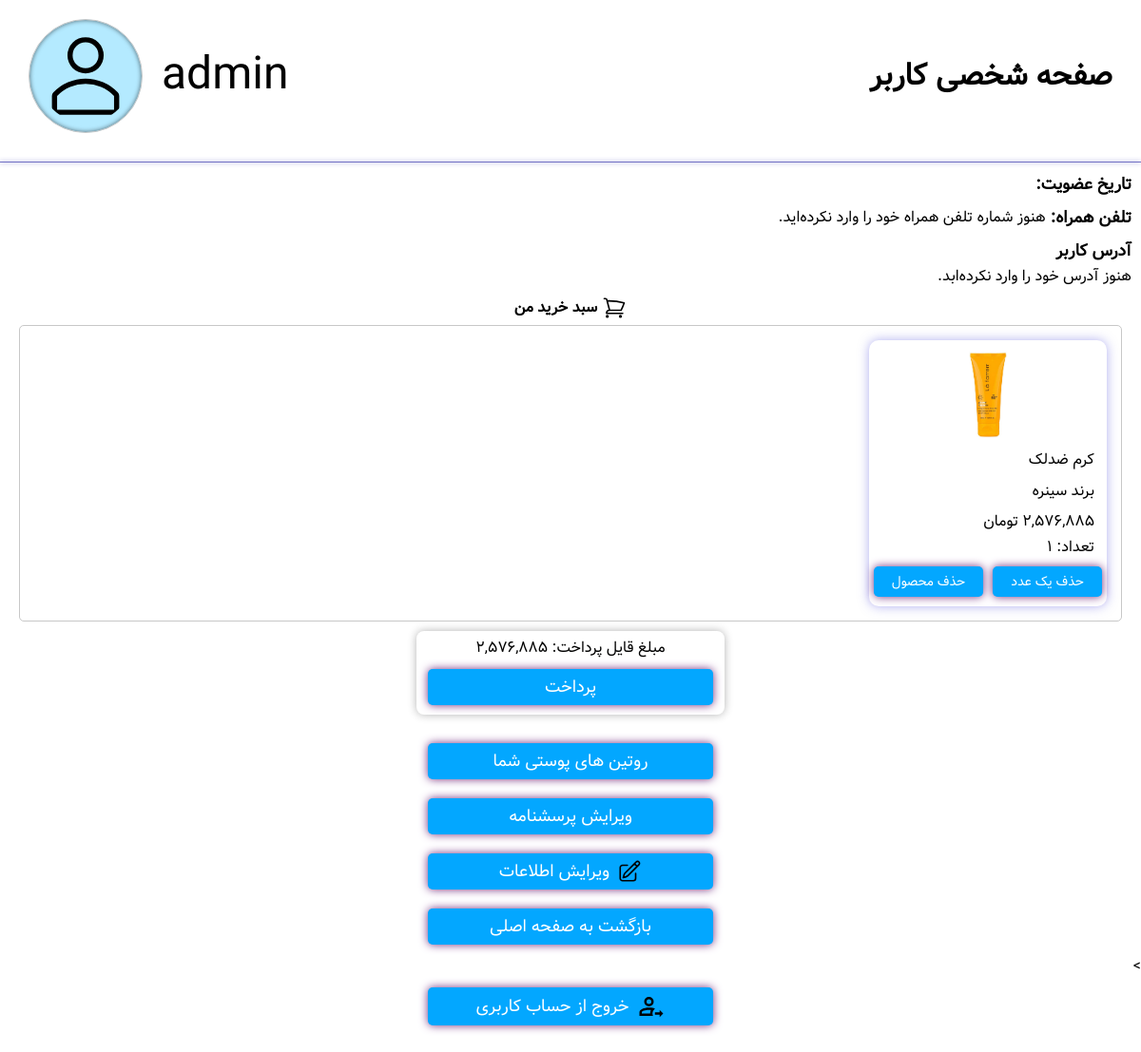
Page /profiles/profile/ (signed in) on the earlier database version.
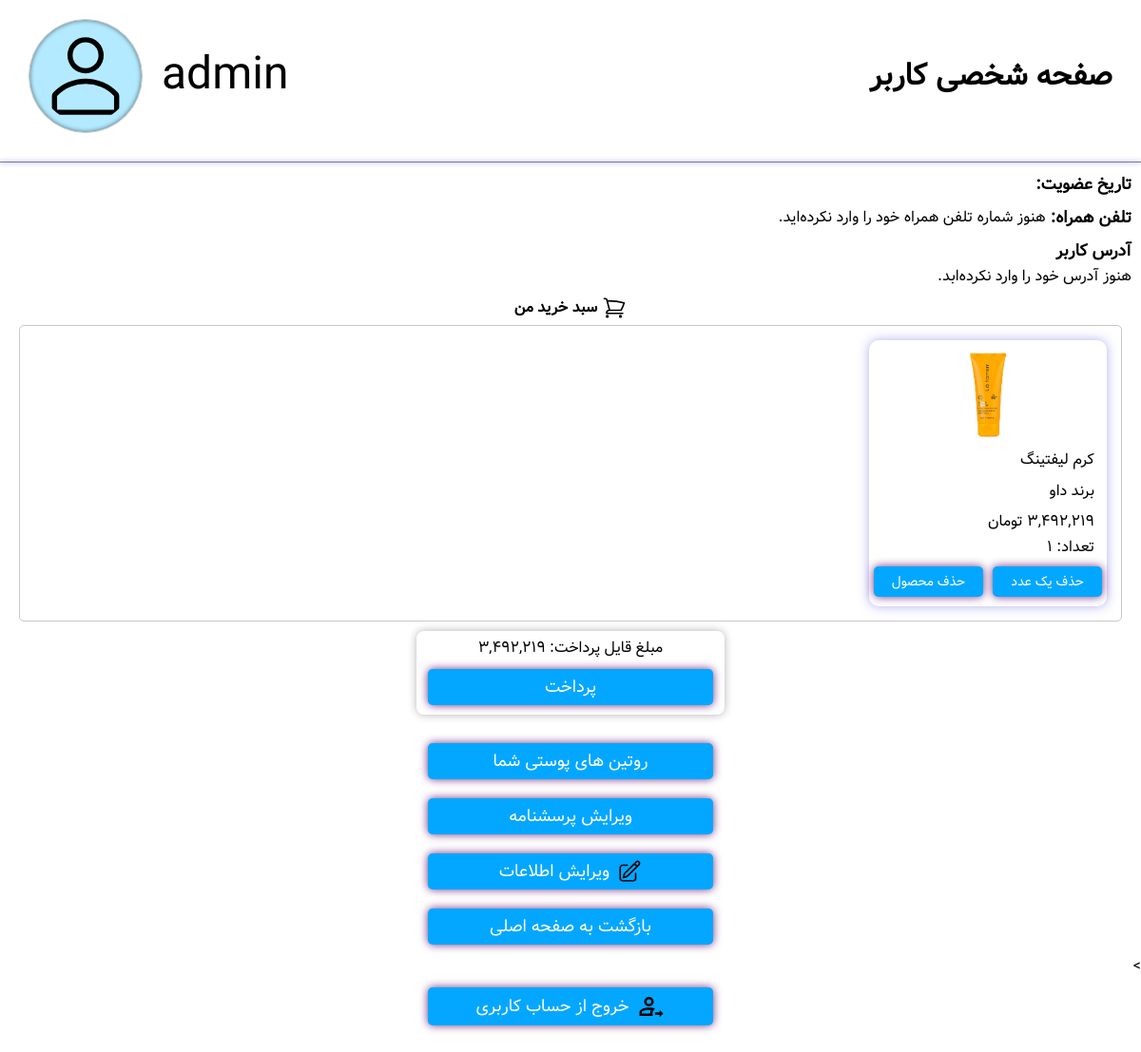
Same page on the later database version.
### profiles/models.py (models this page shows, shortened)
class ShoppingCartItem(models.Model):
    user = models.ForeignKey(User, on_delete=models.CASCADE, related_name='shopping_cart_items')
    product = models.ForeignKey(Product, on_delete=models.CASCADE)
    quantity = models.PositiveIntegerField(default=1)
    added_at = models.DateTimeField(auto_now_add=True)
    def total_price(self):
        return self.product.price * self.quantity

### mainpage/models.py (models this page shows, shortened)
class Product(models.Model):
    NAMES = [
        'کرم مرطوب‌کننده', 'ضدآفتاب', 'کرم شب', 'تونر روشن‌کننده', 'ژل شستشوی صورت',
        'کرم ضدلک', 'ماسک زغالی', 'سرم ویتامین C', 'اسکراب قهوه', 'کرم دور چشم',
        'پاک‌کننده آرایش دوفاز', 'میست صورت آبرسان', 'کرم لیفتینگ', 'سرم رتینول',
        'آمپول بازسازی‌کننده', 'کرم ضدجوش', 'فوم پاک‌کننده', 'ژل آبرسان سبک',
        'اسنس مغذی', 'پچ زیر چشم طلا'
    ]
    NAMES_EN = [
        'Moisturizing Cream', 'Sunscreen', 'Night Cream', 'Brightening Toner', 'Facial Cleansing Gel',
        'Anti-Spot Cream', 'Charcoal Mask', 'Vitamin C Serum', 'Coffee Scrub', 'Eye Cream',
        'Biphasic Makeup Remover', 'Hydrating Facial Mist', 'Lifting Cream', 'Retinol Serum',
        'Rebuilding Ampoule', 'Anti-Acne Cream', 'Foam Cleanser', 'Light Hydrating Gel',
        'Nourishing Essence', 'Gold Under-Eye Patch'
    ]
    BRANDS = [
        'سینره', 'نوتروژینا', 'لورآل', 'نیوآ', 'گارنیه',
        'لاروش پوزای', 'سی‌گل', 'داو', 'فلورمار', 'ثمین',
        'اون', 'بلومه', 'استی لادر', 'ادیپیرن', 'دکتر راشل',
        'مَیبلین', 'بیودرما', 'اوردینری', 'کامان', 'الارو'
    ]
    CATEGORY_CHOICES = [
        ('cleanser', 'پاک‌کننده'),
        ('toner', 'تونر'),
        ('serum', 'سرم'),
        ('moisturizer', 'مرطوب‌کننده'),
        ('sunscreen', 'ضدآفتاب'),
        ('eye_cream', 'کرم دور چشم'),
        ('mask', 'ماسک صورت'),
        ('exfoliator', 'لایه‌بردار'),
        ('treatment', 'درمان متمرکز'),
        ('oil', 'روغن صورت'),
        ('mist', 'اسپری/میست صورت'),
        ('lip_care', 'مراقبت لب'),
        ('ampoule', 'آمپول'),
        ('essence', 'اسنس'),
        ('makeup_remover', 'پاک‌کننده آرایش'),
        ('spot_patch', 'پچ ضدجوش'),
    ]
    SKIN_TYPE_CHOICES = [
        ('dry', 'خشک'),
        ('oily', 'چرب'),
        ('sensitive', 'حساس'),
        ('combination', 'مختلط'),
        ('normal', 'نرمال'),
    ]
    SAMPLE_CONCERNS = [
        'جوانسازی', 'لک صورت', 'آکنه', 'خشکی پوست', 'چربی زیاد', 'التهاب', 'خط خنده', 'قرمزی', 'کدری', 'تیرگی دور چشم'
    ]
    name = models.CharField(max_length=100, verbose_name="نام")
    name_en = models.CharField(max_length=100)
    brand = models.CharField(max_length=100, verbose_name="برند")
    brand_en = models.CharField(max_length=100)
    category = models.CharField(max_length=20, choices=CATEGORY_CHOICES)
    skin_types = MultiSelectField(choices=SKIN_TYPE_CHOICES, max_length=100)
    concerns_targeted = models.JSONField()
    ingredients = models.JSONField(verbose_name="محتویات")
    price = models.PositiveIntegerField()
    rating = models.FloatField(default=0.0)
    image = models.ImageField(upload_to='product_images/', default='product_images/default.jpg')
    views = models.PositiveIntegerField(default=0, verbose_name="تعداد بازدید")
    likes = models.PositiveIntegerField(default=0)
    tags = models.JSONField()
    sales_count = models.PositiveIntegerField(default=0, verbose_name="تعداد فروش")
    created_at = models.DateTimeField(auto_now_add=True)
    description = models.TextField(blank=True, null=True, verbose_name='معرفی محصول')
    usage = models.TextField(blank=True, null=True, verbose_name='نحوه مصرف')
    suitable_for = models.CharField(max_length=255, blank=True, null=True, verbose_name='مناسب برای')

### profiles/views.py (the view)
# urls.py: path('profile/', views.profile_view, name='profile'),
@login_required
def profile_view(request):
    user = request.user
    profile = user.userprofile
    cart_items = ShoppingCartItem.objects.filter(user=user).select_related('product')
    if cart_items:
        total_shoppingcart_price = sum([item.total_price() for item in cart_items])
    else:
        total_shoppingcart_price = 0
    context = {
        'cart_items': cart_items,
        'total_shoppingcart_price': total_shoppingcart_price,
        'quiz_completed': user.skinprofile.quiz_completed
    }
    return render(request, 'profiles/profile.html', context)

### mainpage/templatetags/persian_filters.py (called while the page is built)
@register.filter(name='persian_numbers')
def persian_numbers(value):
    if not isinstance(value, str):
        value = str(value)
    return value.translate(EN_TO_FA)

### profiles/templatetags/persian_extras.py (called while the page is built)
@register.filter
def to_jalali(value):
    if not value:
        return ''
    try:
        jalali_date = jdatetime.datetime.fromgregorian(datetime=value)
        return jalali_date.strftime('%Y/%m/%d ساعت %H:%M')
    except:
        return value

### profiles/templates/profiles/profile.html (shortened to what the changed rows need)
{% load static %}
{% load humanize %}
{% load persian_filters %}
{% load persian_extras %}
{% load prof_star_rating %}
<!DOCTYPE html>
<html lang="fa" dir="rtl">
<head>
    <link rel="stylesheet" href="{% static 'profiles/css/style.css' %}">
    <link rel="stylesheet" href="{% static 'fontawesome/css/all.min.css' %}">
</head>
<body>
    <div class="container">
        <section class="prof_header">
            <h1>صفحه شخصی کاربر</h1>
        </section>
        <section class="shopping_cart">
            <h2 class="shopping_cart_h2">
                سبد خرید من
            </h2>
            {% if cart_items %}
                <div class="cart_products">
                    {% for item in cart_items %}
                        <a href="{% url 'mainpage:product_detail' item.product.pk %}" class="product_card">
                            <div class="product_details">
                                <div class="product_image_div">
                                    <img src="{{ item.product.image.url }}" alt="عمس محصول" class="product_image">
                                </div>
                                <div class="product_info">
                                    <p class="product_name pp">{{ item.product.name }}</p>
                                    <p class="product_brand pp">برند {{ item.product.brand }}</p>
                                    <p class="product_price pp">{{ item.product.price|intcomma|persian_numbers }} تومان</p>
                                    <p class="product_quantity pp">تعداد: {{ item.quantity|persian_numbers }}</p>
                                </div>
                            </div>
                            <div class="cart_buttons">
                                <form action="{% url 'profiles:decrease_cart_item' item.product.id %}" method="post">
                                    <button type="submit" class="cart_button">حذف یک عدد</button>
                                </form>
                                <form action="{% url 'profiles:remove_cart_item' item.product.id %}" method="post">
                                    <button type="submit" class="cart_button">حذف محصول</button>
                                </form>
                            </div>
                        </a>
                    {% empty %}
                        <p>محصولی برای نمایش وجود ندارد.</p>
                    {% endfor %}
                </div>
                <div class="pay_box">
                    <p>مبلغ قایل پرداخت: {{ total_shoppingcart_price|intcomma|persian_numbers }}</p>
                    <form class="pay_button" method="post" action="{% url 'profiles:buy_products' %}">
                        <button type="submit">پرداخت</button>
                    </form>
                </div>
            {% else %}
                <span>سبد خرید شما خالی است.</span>
            {% endif %}
        </section>
    </div>
</body>
</html>

Differences in the rows shown:
changed ShoppingCartItem: product.name "کرم ضدلک" → "کرم لیفتینگ"; product.brand "سینره" → "داو"
Other differences:
{{ total_shoppingcart_price|intcomma|persian_numbers }}: "۲,۵۷۶,۸۸۵" → "۳,۴۹۲,۲۱۹"
